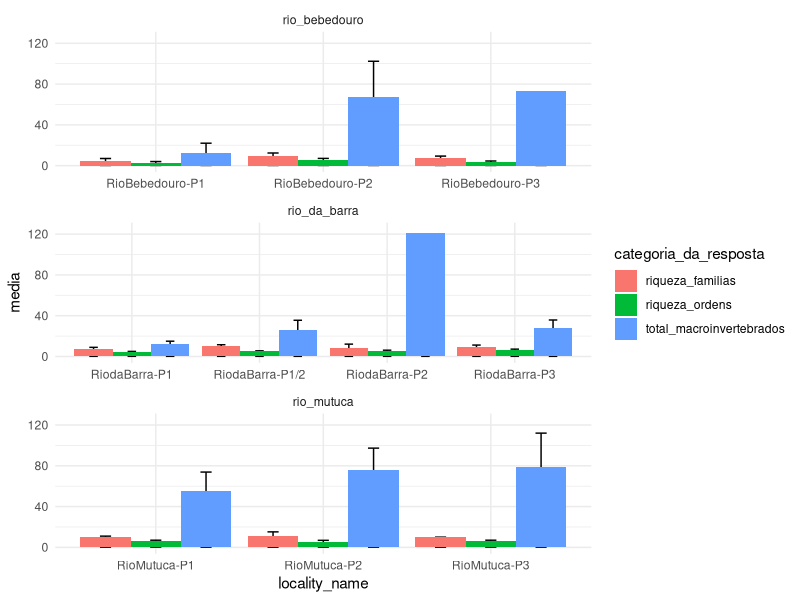
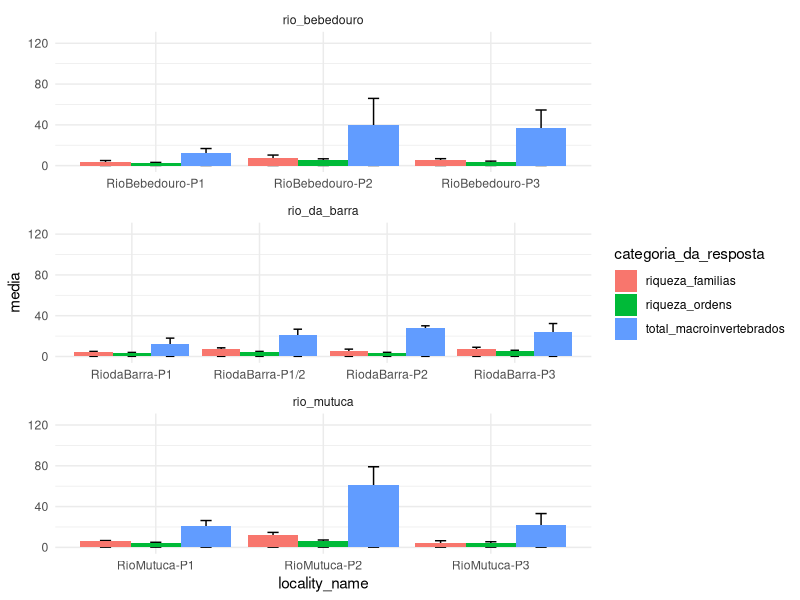

Write R code to recreate these figures, in order. (Note: this script raises an error after producing the figures.)
library(tidyverse)
library(ggpubr)



#configuracoes
rios <- c("rio_bebedouro", "rio_da_barra", "rio_mutuca")
metodos <- c("D Net", "Pool Net", "Sieve")
colunas <- c(
    "campanha", "rio", "locality_name", "method",
    "total_macroinvertebrados", "riqueza_ordens", "riqueza_familias"
)


#carregar dados
df <- read_csv("dados/processado/matriz_indices_imaturos_piata.csv") %>%
  filter(rio %in% rios) %>%
  filter(method %in% metodos) %>%
  select(colunas) %>%
  pivot_longer(
    cols = c("total_macroinvertebrados", "riqueza_ordens", "riqueza_familias"),
    names_to = "categoria_da_resposta",
    values_to =  "valor"
  )


sumario <- df %>%
  group_by(rio, locality_name, method, categoria_da_resposta) %>%
  summarise(
    media = mean(valor),
    desvio_padrao = sd(valor),
    n = n(),
    se =  desvio_padrao / sqrt(n)
  ) %>%
  ungroup()

sumario_rede_d <- sumario %>% filter(method == "D Net")
sumario_piscina <- sumario %>% filter(method == "Pool Net")
sumario_peneira <- sumario %>% filter(method == "Sieve")


#plotar
plot_rede_d <-
  ggplot(
    sumario_rede_d, #ATENÇÃO
    aes(y = media, x = locality_name, fill = categoria_da_resposta)
  ) +
  theme_minimal() +
  geom_errorbar(
    aes(
      ymin = 0.2,
      ymax = media + se
    ),
    width = 0.2,
    position = position_dodge(width = 0.9)
  ) +
  geom_bar(
    stat = "identity",
    position = position_dodge(width = 0.9)
  ) +
#   geom_jitter(
#    data = df %>% filter(method == "D Net"), 
#    aes(y = valor, x = locality_name),
#    position = position_jitterdodge(
#       jitter.width = 0.2,
#       dodge.width = 0.9
#     )
#   ) +
  facet_wrap(~ rio, scales = "free_x", ncol = 1) +
  scale_y_continuous( limits = c(0, 125)) 

dev.off()

plot_piscina <-
  ggplot(
    sumario_piscina, #ATENÇÃO
    aes(y = media, x = locality_name, fill = categoria_da_resposta)
  ) +
  theme_minimal() +
  geom_errorbar(
    aes(
      ymin = 0.2,
      ymax = media + se
    ),
    width = 0.2,
    position = position_dodge(width = 0.9)
  ) +
  geom_bar(
    stat = "identity",
    position = position_dodge(width = 0.9)
  ) +
#   geom_jitter(
#    data = df %>% filter(method == "D Net"), 
#    aes(y = valor, x = locality_name),
#    position = position_jitterdodge(
#       jitter.width = 0.2,
#       dodge.width = 0.9
#     )
#   ) +
  facet_wrap(~ rio, scales = "free_x", ncol = 1) +
  scale_y_continuous( limits = c(0, 125)) 

dev.off()

plot_peneira <-
  ggplot(
    sumario_peneira, #ATENÇÃO
    aes(y = media, x = locality_name, fill = categoria_da_resposta)
  ) +
  theme_minimal() +
  geom_errorbar(
    aes(
      ymin = 0.2,
      ymax = media + se
    ),
    width = 0.2,
    position = position_dodge(width = 0.9)
  ) +
  geom_bar(
    stat = "identity",
    position = position_dodge(width = 0.9)
  ) +
#   geom_jitter(
#    data = df %>% filter(method == "D Net"), 
#    aes(y = valor, x = locality_name),
#    position = position_jitterdodge(
#       jitter.width = 0.2,
#       dodge.width = 0.9
#     )
#   ) +
  facet_wrap(~ rio, scales = "free_x", ncol = 1) +
  scale_y_continuous( limits = c(0, 125)) 

dev.off()

merged_plot <- ggarrange(
    plot_rede_d,
    plot_piscina,
    plot_peneira,
    common.legend = TRUE,
    legend = "right",
    ncol = 3,
    labels = c("REDE D", "PISCINA", "PENEIRA"),
    font.label = list(size = 16, face = "bold")
)

ggsave(
    "barras.png",
    width = 20,
    height = 30,
    dpi = 300
)


    
dev.off()
